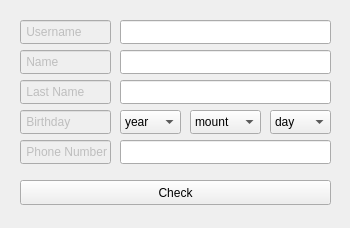
<?xml version="1.0" encoding="UTF-8"?>
<ui version="4.0">
 <class>FormForget</class>
 <widget class="QWidget" name="FormForget">
  <property name="geometry">
   <rect>
    <x>0</x>
    <y>0</y>
    <width>350</width>
    <height>228</height>
   </rect>
  </property>
  <property name="acceptDrops">
   <bool>false</bool>
  </property>
  <property name="windowTitle">
   <string>Password recovery </string>
  </property>
  <property name="windowIcon">
   <iconset>
    <normalon>:/image/snake.jpeg</normalon>
   </iconset>
  </property>
  <widget class="QLineEdit" name="lineEdit">
   <property name="enabled">
    <bool>false</bool>
   </property>
   <property name="geometry">
    <rect>
     <x>20</x>
     <y>20</y>
     <width>91</width>
     <height>24</height>
    </rect>
   </property>
   <property name="text">
    <string> Username</string>
   </property>
  </widget>
  <widget class="QLineEdit" name="lineEdit_2">
   <property name="enabled">
    <bool>false</bool>
   </property>
   <property name="geometry">
    <rect>
     <x>20</x>
     <y>50</y>
     <width>91</width>
     <height>24</height>
    </rect>
   </property>
   <property name="text">
    <string> Name</string>
   </property>
  </widget>
  <widget class="QLineEdit" name="lineEdit_3">
   <property name="enabled">
    <bool>false</bool>
   </property>
   <property name="geometry">
    <rect>
     <x>20</x>
     <y>80</y>
     <width>91</width>
     <height>24</height>
    </rect>
   </property>
   <property name="text">
    <string> Last Name</string>
   </property>
  </widget>
  <widget class="QLineEdit" name="lineEdit_4">
   <property name="enabled">
    <bool>false</bool>
   </property>
   <property name="geometry">
    <rect>
     <x>20</x>
     <y>110</y>
     <width>91</width>
     <height>24</height>
    </rect>
   </property>
   <property name="text">
    <string> Birthday</string>
   </property>
  </widget>
  <widget class="QLineEdit" name="lineEdit_5">
   <property name="enabled">
    <bool>false</bool>
   </property>
   <property name="geometry">
    <rect>
     <x>20</x>
     <y>140</y>
     <width>91</width>
     <height>24</height>
    </rect>
   </property>
   <property name="text">
    <string> Phone Number</string>
   </property>
  </widget>
  <widget class="QLineEdit" name="user">
   <property name="geometry">
    <rect>
     <x>120</x>
     <y>20</y>
     <width>211</width>
     <height>24</height>
    </rect>
   </property>
  </widget>
  <widget class="QLineEdit" name="name">
   <property name="geometry">
    <rect>
     <x>120</x>
     <y>50</y>
     <width>211</width>
     <height>24</height>
    </rect>
   </property>
  </widget>
  <widget class="QLineEdit" name="last">
   <property name="geometry">
    <rect>
     <x>120</x>
     <y>80</y>
     <width>211</width>
     <height>24</height>
    </rect>
   </property>
  </widget>
  <widget class="QLineEdit" name="phone">
   <property name="geometry">
    <rect>
     <x>120</x>
     <y>140</y>
     <width>211</width>
     <height>24</height>
    </rect>
   </property>
  </widget>
  <widget class="QComboBox" name="year">
   <property name="geometry">
    <rect>
     <x>120</x>
     <y>110</y>
     <width>61</width>
     <height>24</height>
    </rect>
   </property>
   <item>
    <property name="text">
     <string>year</string>
    </property>
   </item>
   <item>
    <property name="text">
     <string>2000</string>
    </property>
   </item>
   <item>
    <property name="text">
     <string>2001</string>
    </property>
   </item>
   <item>
    <property name="text">
     <string>2002</string>
    </property>
   </item>
   <item>
    <property name="text">
     <string>2003</string>
    </property>
   </item>
   <item>
    <property name="text">
     <string>2004</string>
    </property>
   </item>
   <item>
    <property name="text">
     <string>2005</string>
    </property>
   </item>
   <item>
    <property name="text">
     <string>2006</string>
    </property>
   </item>
   <item>
    <property name="text">
     <string>2007</string>
    </property>
   </item>
   <item>
    <property name="text">
     <string>2008</string>
    </property>
   </item>
   <item>
    <property name="text">
     <string>2009</string>
    </property>
   </item>
   <item>
    <property name="text">
     <string>2010</string>
    </property>
   </item>
   <item>
    <property name="text">
     <string>2011</string>
    </property>
   </item>
   <item>
    <property name="text">
     <string>2012</string>
    </property>
   </item>
   <item>
    <property name="text">
     <string>2013</string>
    </property>
   </item>
   <item>
    <property name="text">
     <string>2015</string>
    </property>
   </item>
   <item>
    <property name="text">
     <string>2016</string>
    </property>
   </item>
   <item>
    <property name="text">
     <string>2017</string>
    </property>
   </item>
   <item>
    <property name="text">
     <string>2018</string>
    </property>
   </item>
   <item>
    <property name="text">
     <string>2019</string>
    </property>
   </item>
   <item>
    <property name="text">
     <string>2020</string>
    </property>
   </item>
   <item>
    <property name="text">
     <string>2021</string>
    </property>
   </item>
  </widget>
  <widget class="QComboBox" name="mount">
   <property name="geometry">
    <rect>
     <x>190</x>
     <y>110</y>
     <width>71</width>
     <height>24</height>
    </rect>
   </property>
   <item>
    <property name="text">
     <string>mount</string>
    </property>
   </item>
   <item>
    <property name="text">
     <string>1</string>
    </property>
   </item>
   <item>
    <property name="text">
     <string>2</string>
    </property>
   </item>
   <item>
    <property name="text">
     <string>3</string>
    </property>
   </item>
   <item>
    <property name="text">
     <string>4</string>
    </property>
   </item>
   <item>
    <property name="text">
     <string>5</string>
    </property>
   </item>
   <item>
    <property name="text">
     <string>6</string>
    </property>
   </item>
   <item>
    <property name="text">
     <string>7</string>
    </property>
   </item>
   <item>
    <property name="text">
     <string>8</string>
    </property>
   </item>
   <item>
    <property name="text">
     <string>9</string>
    </property>
   </item>
   <item>
    <property name="text">
     <string>10</string>
    </property>
   </item>
   <item>
    <property name="text">
     <string>11</string>
    </property>
   </item>
   <item>
    <property name="text">
     <string>12</string>
    </property>
   </item>
  </widget>
  <widget class="QComboBox" name="day">
   <property name="geometry">
    <rect>
     <x>270</x>
     <y>110</y>
     <width>61</width>
     <height>24</height>
    </rect>
   </property>
   <item>
    <property name="text">
     <string>day</string>
    </property>
   </item>
   <item>
    <property name="text">
     <string>1</string>
    </property>
   </item>
   <item>
    <property name="text">
     <string>2</string>
    </property>
   </item>
   <item>
    <property name="text">
     <string>3</string>
    </property>
   </item>
   <item>
    <property name="text">
     <string>4</string>
    </property>
   </item>
   <item>
    <property name="text">
     <string>5</string>
    </property>
   </item>
   <item>
    <property name="text">
     <string>6</string>
    </property>
   </item>
   <item>
    <property name="text">
     <string>7</string>
    </property>
   </item>
   <item>
    <property name="text">
     <string>8</string>
    </property>
   </item>
   <item>
    <property name="text">
     <string>9</string>
    </property>
   </item>
   <item>
    <property name="text">
     <string>10</string>
    </property>
   </item>
   <item>
    <property name="text">
     <string>11</string>
    </property>
   </item>
   <item>
    <property name="text">
     <string>12</string>
    </property>
   </item>
   <item>
    <property name="text">
     <string>13</string>
    </property>
   </item>
   <item>
    <property name="text">
     <string>14</string>
    </property>
   </item>
   <item>
    <property name="text">
     <string>15</string>
    </property>
   </item>
   <item>
    <property name="text">
     <string>16</string>
    </property>
   </item>
   <item>
    <property name="text">
     <string>17</string>
    </property>
   </item>
   <item>
    <property name="text">
     <string>18</string>
    </property>
   </item>
   <item>
    <property name="text">
     <string>19</string>
    </property>
   </item>
   <item>
    <property name="text">
     <string>20</string>
    </property>
   </item>
   <item>
    <property name="text">
     <string>21</string>
    </property>
   </item>
   <item>
    <property name="text">
     <string>22</string>
    </property>
   </item>
   <item>
    <property name="text">
     <string>23</string>
    </property>
   </item>
   <item>
    <property name="text">
     <string>24</string>
    </property>
   </item>
   <item>
    <property name="text">
     <string>25</string>
    </property>
   </item>
   <item>
    <property name="text">
     <string>26</string>
    </property>
   </item>
   <item>
    <property name="text">
     <string>27</string>
    </property>
   </item>
   <item>
    <property name="text">
     <string>28</string>
    </property>
   </item>
   <item>
    <property name="text">
     <string>29</string>
    </property>
   </item>
   <item>
    <property name="text">
     <string>30</string>
    </property>
   </item>
   <item>
    <property name="text">
     <string>31</string>
    </property>
   </item>
  </widget>
  <widget class="QPushButton" name="check">
   <property name="geometry">
    <rect>
     <x>20</x>
     <y>180</y>
     <width>311</width>
     <height>25</height>
    </rect>
   </property>
   <property name="text">
    <string>Check</string>
   </property>
  </widget>
 </widget>
 <resources/>
 <connections/>
</ui>
